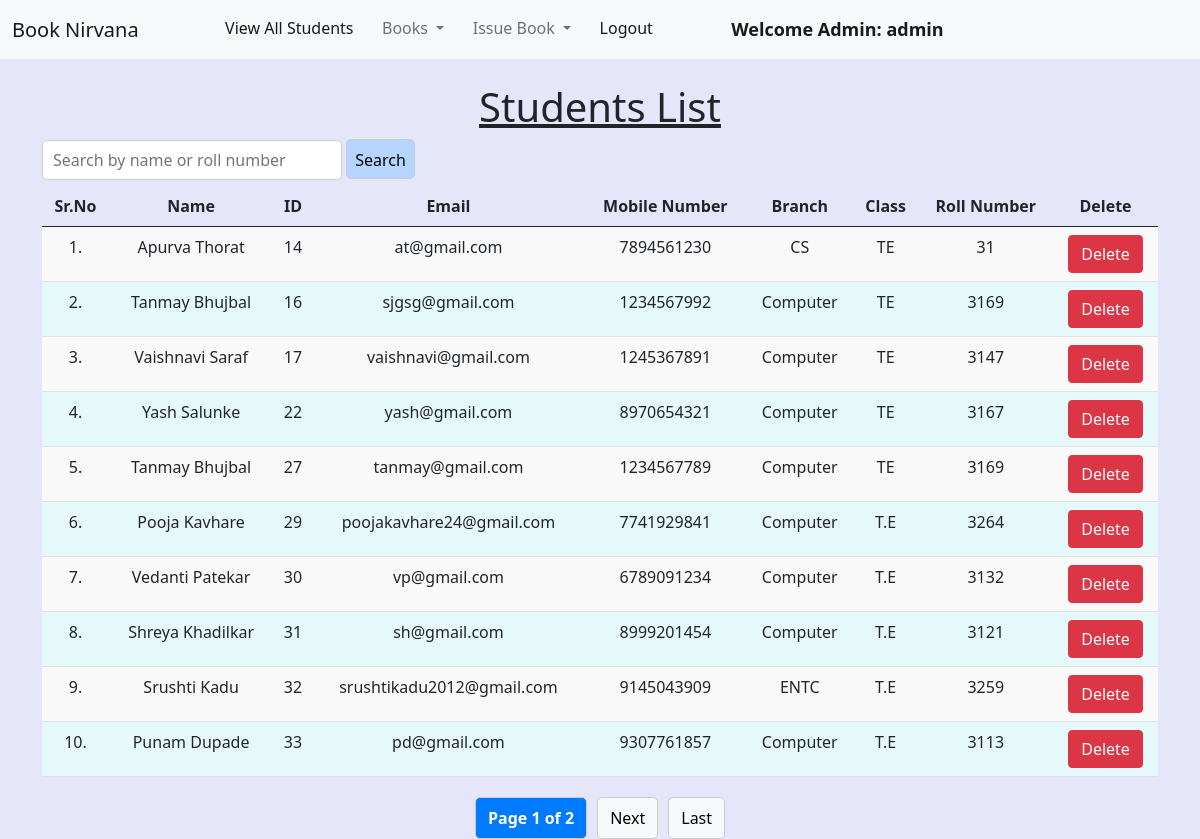
Screenshot of /view_students/ (signed in) with the database file from the repository.
### library/models.py (models this page shows, shortened)
class Student(models.Model):
    user = models.OneToOneField(User, on_delete=models.CASCADE)
    classroom = models.CharField(max_length=10)
    branch = models.CharField(max_length=10)
    roll_no = models.CharField(max_length=3, blank=True)
    phone = models.CharField(max_length=10, blank=True)
    image = models.ImageField(upload_to="", blank=True)

### library/views.py (the view)
# urls.py: path("view_students/", views.view_students, name="view_students"),
@login_required(login_url='/admin_login')
def view_students(request):
    query = request.GET.get('q', '')  # Get the search query from the URL parameters
    students = Student.objects.all()
    if query:
        students = students.filter(
            Q(user__first_name__icontains=query) |
            Q(user__last_name__icontains=query) |
            Q(roll_no__icontains=query)
        )
    paginator = Paginator(students, 10)  # 10 students per page
    page_number = request.GET.get('page')  # Get the page number from the request
    page_obj = paginator.get_page(page_number)  # Get the students for the current page
    return render(request, "view_students.html", {'students': page_obj, 'query': query})

### library/templates/view_students.html (shortened to what this page needs)
{% extends 'admin_navbar.html' %}
{% load static %}
{% block body %}
<div class="container mt-4">
    <h1 class="text-center"><u>Students List</u></h1>
    <form method="GET" action="{% url 'view_students' %}">
        <input type="text" name="q" placeholder="Search by name or roll number" value="{{ query }}" style="width: 300px; height: 40px; padding: 10px; font-size: 16px; border: 1px solid #ccc; border-radius: 5px;">
        <button type="submit" class="search-button">Search</button>
    </form>
    <table class="table table-hover" id="example">
        <thead>
            <tr class="text-center">
                <th>Sr.No</th>
                <th>Name</th>
                <th>ID</th>
                <th>Email</th>
                <th>Mobile Number</th>
                <th>Branch</th>
                <th>Class</th>
                <th>Roll Number</th>
                <th>Delete</th>
            </tr>
        </thead>
        <tbody>
            {% for student in students %}
            <tr class="text-center">
                <td>{{ forloop.counter0|add:students.start_index }}.</td>
                <td>{{ student.user.get_full_name }}</td>
                <td>{{ student.user.id }}</td>
                <td>{{ student.user.email }}</td>
                <td>{{ student.phone }}</td>
                <td>{{ student.branch }}</td>
                <td>{{ student.classroom }}</td>
                <td>{{ student.roll_no }}</td>
                <td><a href="/delete_student/{{ student.id }}/" class="btn btn-danger" onclick="return confirm('Are you sure you want to delete this student?')">Delete</a></td>
            </tr>
            {% endfor %}
        </tbody>
    </table>
    {% if students.has_other_pages %}
    <div class="pagination">
        <span class="active">Page {{ students.number }} of {{ students.paginator.num_pages }}</span>
        {% if students.has_next %}
            <a href="?page={{ students.next_page_number }}{% if query %}&q={{ query }}{% endif %}">Next</a>
            <a href="?page={{ students.paginator.num_pages }}{% if query %}&q={{ query }}{% endif %}">Last</a>
        {% endif %}
    </div>
    {% endif %}
</div>
{% endblock %}

### library/templates/admin_navbar.html (shortened to what this page needs)
<!doctype html>
<html lang="en">
  <head>
    <link href="https://cdn.jsdelivr.net/npm/bootstrap@5.1.0/dist/css/bootstrap.min.css" rel="stylesheet">
    <link rel="stylesheet" href="https://cdn.datatables.net/1.10.25/css/jquery.dataTables.min.css">
    <link rel="stylesheet" href="https://cdn.datatables.net/buttons/1.7.1/css/buttons.dataTables.min.css">
  </head>
  <body>
    <nav class="navbar navbar-expand-lg navbar-light bg-light">
        <div class="container-fluid">
          <a class="navbar-brand" href="#">Book Nirvana</a>
          <div class="collapse navbar-collapse" id="navbarSupportedContent">
            <ul class="navbar-nav me-auto mb-2 mb-lg-0">
              <li class="nav-item">
                <a class="nav-link active" aria-current="page" href="/view_students/">View All Students</a>
              </li>
              <li class="nav-item dropdown">
                <a class="nav-link dropdown-toggle" href="#" id="navbarDropdown" role="button" data-bs-toggle="dropdown" aria-expanded="false">
                  Books
                </a>
              </li>
              <li class="nav-item dropdown">
                <a class="nav-link dropdown-toggle" href="#" id="navbarDropdown" role="button" data-bs-toggle="dropdown" aria-expanded="false">
                  Issue Book
                </a>
              </li>
              <li class="nav-item">
                <a class="nav-link active" aria-current="page" href="/logout/">Logout</a>
              </li>
              <li class="nav-item">
                <a style="font-weight:600; font-family:'Segoe UI', Tahoma, Geneva, Verdana, sans-serif; font-size: large;" class="nav-link active" href="#">Welcome Admin: {{request.user}}</a>
              </li>
            </ul>
          </div>
        </div>
      </nav>
      {% block body %}
      {% endblock %}
  </body>
</html>

### library/templates/view_students.html (style rules this page uses)
body { background-color: lavender; }
table.table-hover tbody tr:nth-child(odd) { background-color: #f9f9f9; }
table.table-hover tbody tr:nth-child(even) { background-color: rgb(230, 249, 250); }
.search-button, .clear-button { text-align: center; color: black; margin-bottom: 7px; background: #b5d5ff; height: 40px; padding: 8px; font-size: 16px; border: 1px solid #ccc; border-radius: 5px; cursor: pointer; }
.pagination { margin-top: 20px; display: flex; justify-content: center; }
.pagination a, .pagination span { padding: 8px 12px; margin: 0 5px; text-decoration: none; border: 1px solid #ccc; border-radius: 5px; color: black; background-color: #f8f9fa; }
.pagination .active { background-color: #007bff; color: white; font-weight: bold; }

### rows the page displays
Student: user.get_full_name "Apurva Thorat", user.id "14", user.email "at@gmail.com", phone "7894561230", branch "CS", classroom "TE", roll_no "31"
Student: user.get_full_name "Tanmay Bhujbal", user.id "16", user.email "sjgsg@gmail.com", phone "1234567992", branch "Computer", classroom "TE", roll_no "3169"
Student: user.get_full_name "Vaishnavi Saraf", user.id "17", user.email "vaishnavi@gmail.com", phone "1245367891", branch "Computer", classroom "TE", roll_no "3147"
Student: user.get_full_name "Yash Salunke", user.id "22", user.email "yash@gmail.com", phone "8970654321", branch "Computer", classroom "TE", roll_no "3167"
Student: user.get_full_name "Tanmay Bhujbal", user.id "27", user.email "tanmay@gmail.com", phone "1234567789", branch "Computer", classroom "TE", roll_no "3169"
Student: user.get_full_name "Pooja Kavhare", user.id "29", user.email "poojakavhare24@gmail.com", phone "7741929841", branch "Computer", classroom "T.E", roll_no "3264"
Student: user.get_full_name "Vedanti Patekar", user.id "30", user.email "vp@gmail.com", phone "6789091234", branch "Computer", classroom "T.E", roll_no "3132"
Student: user.get_full_name "Shreya Khadilkar", user.id "31", user.email "sh@gmail.com", phone "8999201454", branch "Computer", classroom "T.E", roll_no "3121"
Student: user.get_full_name "Srushti Kadu", user.id "32", user.email "srushtikadu2012@gmail.com", phone "9145043909", branch "ENTC", classroom "T.E", roll_no "3259"
Student: user.get_full_name "Punam Dupade", user.id "33", user.email "pd@gmail.com", phone "9307761857", branch "Computer", classroom "T.E", roll_no "3113"

### other values shown
{{ request.user }} "admin"
{{ students.number }} "1"
{{ students.paginator.num_pages }} "2"
